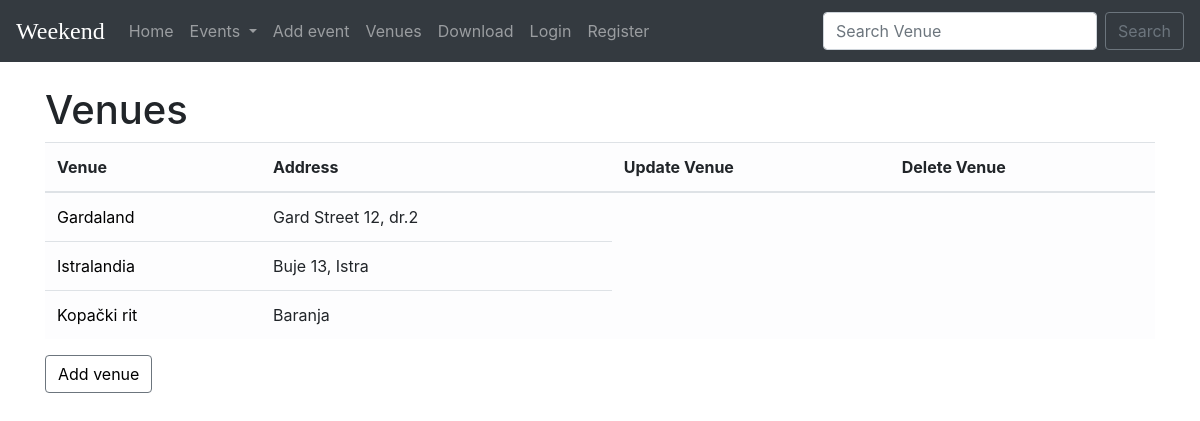
The app's page /all-venues, older data.
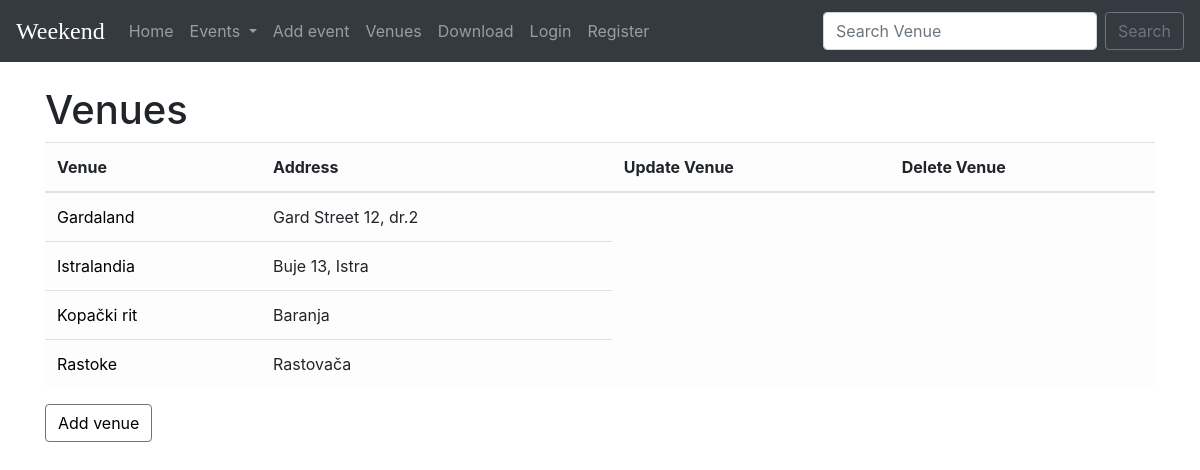
The same page, newer data.
### events/models.py (models this page shows, shortened)
class Venue(models.Model):
    name = models.CharField(max_length=200)
    address = models.CharField(max_length=200)
    zip_code = models.CharField(max_length=10)
    image  = models.ImageField(blank = True,null = True,upload_to ="images/")
    owner  = models.IntegerField(blank = False,default = 1)
    phone = models.CharField("Contact",max_length = 20,blank = True)
    web = models.URLField(blank = True)
    email_address = models.EmailField(max_length=100,blank = True)

### events/views.py (the view)
# urls.py: path("all-venues",all_venues,name = "all_venues"),
def all_venues(request):
    venues = Venue.objects.all().order_by("name") #   ?<- order by random
    return render(request,"venue/venue.html",{"venues":venues})

### templates/venue/venue.html (shortened to what this page needs)
{% extends 'core/base.html' %}
{% block content %}
   <h1>Venues</h1>
   <table class="table table-hover table-light">
     <thead>
       <tr>
         <th scope="col">Venue</th>
         <th scope="col">Address</th>
         <th scope="col">Update Venue</th>
         <th scope="col">Delete Venue</th>
        </tr>
  </thead>
  <tbody>
      {% for venue in venues %}
      <tr>
        <td><a href = "{% url 'show_venue' venue.id %}" style = "color:black">{{venue.name}}</a></td>
        <td>{{venue.address}}</td>
      </tr>
      {% endfor %}
    </tbody>
  </table>
  <button class = "btn btn-outline-secondary">
    <a href = "{% url 'add_venue' %}" style = "color:black">Add venue</a>
  </button>
{% endblock %}

Row changes from the older to the newer data that the page shows:
added Venue: name "Rastoke", address "Rastovača"
